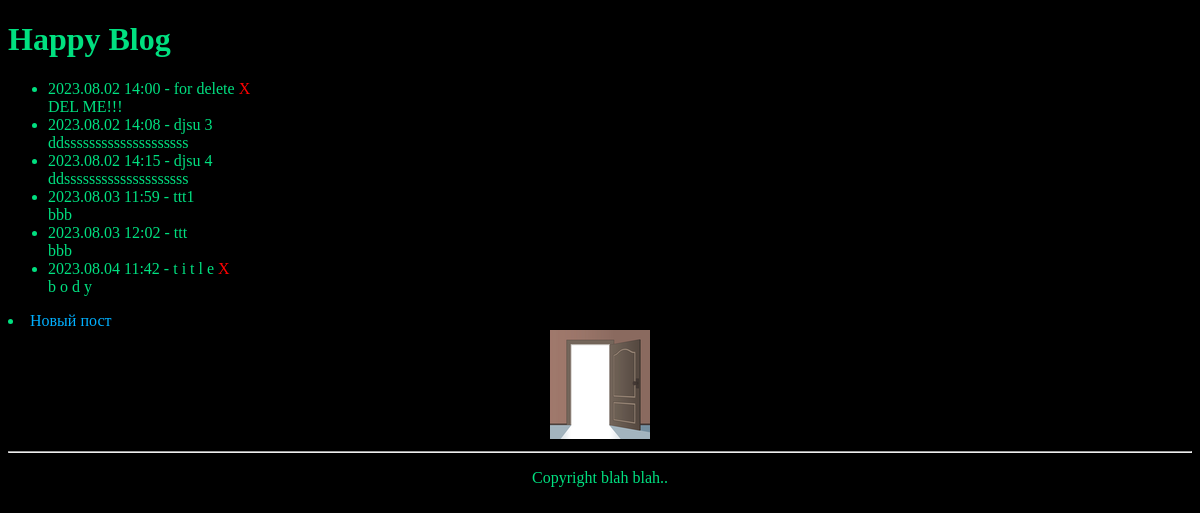
Screenshot of /blog/ (signed in) with the database file from the repository.
### blog/models.py (models this page shows, shortened)
class Post(models.Model):
    user = models.ForeignKey(User, on_delete=models.CASCADE)    # Автор
    title = models.CharField(max_length=180)                    # Заголовок
    body = models.TextField()                                   # Тело
    created = models.DateTimeField(
        verbose_name='Время создания', auto_now_add=True)

### blog/views.py (the view)
# urls.py: path('blog/', login_required(views.Blog.as_view()), name='blog'),
class Blog(ListView):
    model = Post
    template_name = "Post_list.html"
    ordering = ['-created']
    def get_queryset(self):
        if 'pk' in self.kwargs:
            return Post.objects.filter(user_id=self.kwargs["pk"])
        else:
            return Post.objects.all()
    def get_context_data(self, **kwargs):
        context = super().get_context_data(**kwargs)
        if 'pk' in self.kwargs:
            context['author'] = User.objects.get(pk=self.kwargs["pk"])
        return context

### blog/templates/post_list.html (shortened to what this page needs)
{% extends "mbase.html" %}
{% load static %}
{% block content %}
<h1>Happy Blog</h1>
<ul>
{% for post in object_list %}
    <li>{{ post.created|date:"Y.m.d H:i" }} - {{ post.title }}
        {% if user == post.user %}
            <a id="attention" href="/blog/{{post.id}}"> X </a>
        {% endif %}
        <br> {{ post.body }}
    </li>
{% empty %}
    <li>No posts yet.</li>
{% endfor %}
</ul>
{% if user.is_authenticated %} <li><a href="/blog/add">Новый пост</a>{%endif%}
    <div id="commonbox" >
    <a href="/" >
        <img src={% static "isdoor.png" %}> </a>
    </div>
{% endblock %}

### blog/static/CSS/style.css (style rules this page uses)
body { background-color: #000000; color: #00e080; }
a:link, a:visited { color:#00B0FF; text-decoration:none; }
#attention { color:red; }
#commonbox { clear:both; text-align:center; }

### rows the page displays
Post: created "2023.08.02 14:00", title "for delete", body "DEL ME!!!"
Post: created "2023.08.02 14:08", title "djsu 3", body "ddssssssssssssssssssss"
Post: created "2023.08.02 14:15", title "djsu 4", body "ddssssssssssssssssssss"
Post: created "2023.08.03 11:59", title "ttt1", body "bbb"
Post: created "2023.08.03 12:02", title "ttt", body "bbb"
Post: created "2023.08.04 11:42", title "t i t l e", body "b o d y"
